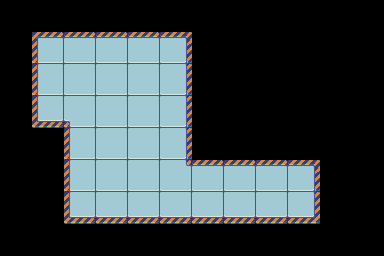

This is a level from a 2D game, rendered from its Tiled map with the project's own tilesets. A one-line summary and the complete map file follow:
An orthogonal 12x8 tile map with 32x32 px tiles, 1 tile layer (Tile Layer 1).

<map version="1.0" orientation="orthogonal" renderorder="left-up" width="12" height="8" tilewidth="32" tileheight="32" nextobjectid="1">
 <tileset firstgid="1" name="Map" tilewidth="32" tileheight="32" tilecount="126" columns="14">
  <image source="scifitiles-sheet_0.png" width="448" height="288" />
 </tileset>
 <layer name="Tile Layer 1" width="12" height="8">
  <data encoding="csv">
0,0,0,0,0,0,0,0,0,0,0,0,
0,6,7,7,7,8,0,0,0,0,0,0,
0,20,21,21,21,22,0,0,0,0,0,0,
0,34,10,21,21,22,0,0,0,0,0,0,
0,0,20,21,21,22,0,0,0,0,0,0,
0,0,20,21,21,23,7,7,7,8,0,0,
0,0,34,35,35,35,35,35,35,36,0,0,
0,0,0,0,0,0,0,0,0,0,0,0
</data>
 </layer>
</map>
